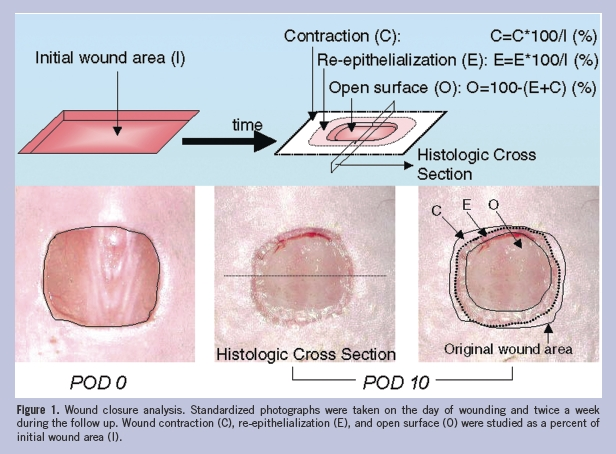
#> input picture api/area_measurement/imgs/mouse3.jpg, 616 x 454 px
$ python recog.py --image area_measurement/imgs/mouse3.jpg --width 1.0
#> lines starting #> are read from the running program, lines starting #| are printed output that depends on the picture; after the words box and inside, x2 and y2 are one past the last pixel; in counts of white or black regions, pixels touching at a corner belong together
#> further down, image is the input picture: shape (454, 616, 3); mean B, G, R 212.8, 203.4, 206.6
### api/helper.py
import argparse
import numpy as np
import cv2

from constants import AREA_LOWER_LIMIT


def parse_arguments():
    ap = argparse.ArgumentParser()
    ap.add_argument("-i", "--image", required=True,
                    help="path to the input image")
    ap.add_argument("-w", "--width", type=float, required=True,
                    help="width of the left-most object in the image (in inches)")
    return vars(ap.parse_args())


def find_sq_ratio(image, real_width):
#> called with real_width = 1
    img_width = image.shape[:2][1]
#> img_width = 616
    return np.square(img_width/real_width)


def display_image(image):
    height, width = image.shape[:2]
    cv2.namedWindow('Image', cv2.WINDOW_NORMAL)
    cv2.resizeWindow('jpg', width, height)
    cv2.imshow("Image", image)
    cv2.waitKey(0)


# [10 lines left out: function display_overlay, not called in this run]


def draw_contours(image_background, contours, sq_ratio):
    for cont in contours:
        cont_area = cv2.contourArea(cont)/sq_ratio

        # if the contour is not sufficiently large, ignore it
        if cont_area < AREA_LOWER_LIMIT:
            continue

        cv2.drawContours(image_background, cont, -1, (0, 255, 0), 2)

### api/area_optimization.py
import cv2
import numpy as np

import imutils
from imutils import perspective
from imutils import contours

# Function imports
from img_processing_methods import apply_mask, sharpen, blur, measure_area
from helper import find_sq_ratio, display_image, draw_contours, display_overlay

# Constants import
from constants import DEF_LOWER_RANGE, DEF_UPPER_RANGE, AREA_UPPER_LIMIT


# [5 lines left out: function default_measurement, not called in this run]


def measurement(image, sq_ratio, lower_range, upper_range):
    overlay_img = image.copy()
    _image = image.copy()
    _image = apply_mask(lower_range, upper_range, _image)
    gray = cv2.cvtColor(_image, cv2.COLOR_BGR2GRAY)
    edged = cv2.Canny(gray, 50, 100)
    edged = cv2.dilate(edged, None, iterations=3)
    edged = cv2.erode(edged, None, iterations=3)
    cnts = cv2.findContours(edged.copy(), cv2.RETR_EXTERNAL,
                            cv2.CHAIN_APPROX_SIMPLE)
    cnts = imutils.grab_contours(cnts)
    areas = measure_area(cnts, sq_ratio)
    display_image(edged)

    draw_contours(overlay_img, cnts, sq_ratio)
    return {"drawn_image": overlay_img,
            "areas": areas,
            "lower_range": lower_range,
            "upper_range": upper_range,
            "original_image": image,
            "sq_ratio": sq_ratio,
            "error": False}


def optimized_masking_measurement(image, real_width):
    cur_lower_range = DEF_LOWER_RANGE
    cur_upper_range = DEF_UPPER_RANGE
    sq_ratio = find_sq_ratio(image, real_width)
#> sq_ratio = 379456
    for i in range(10):
        data = measurement(image, sq_ratio, cur_lower_range, cur_upper_range)
        areas = data["areas"]
        if areas == []:
            cur_lower_range[0][1] *= 0.9
            cur_lower_range[1][1] *= 0.9
            print("increasing num")
        elif areas[len(areas)-1] > AREA_UPPER_LIMIT:
            cur_lower_range[0][1] *= 1.1
            cur_lower_range[1][1] *= 1.1
            print("decreasing num")
        else:
            break
#> this loop made 10 passes
#> pass 1, in apply_mask, `lower_mask = cv2.inRange(hsv, lower_range[0], upper_range[0])`:
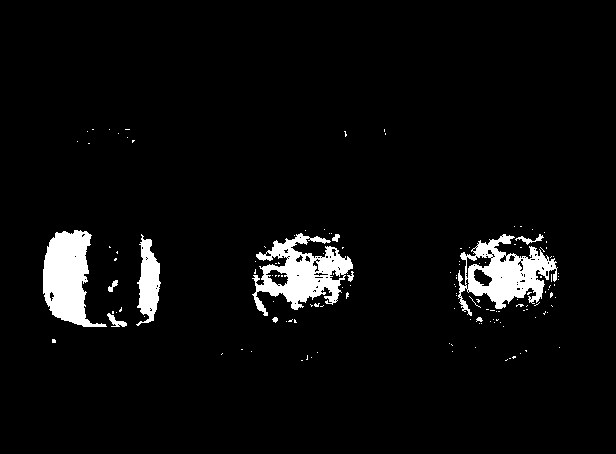
#> lower_mask: shape (454, 616); 4.7% white; 137 white regions (126 under 20 px), largest, box (x1, y1, x2, y2) and area: (252, 233, 353, 316) 3836, (458, 234, 558, 316) 3672, (43, 230, 107, 327) 3612
#> pass 1, in apply_mask, `upper_mask = cv2.inRange(hsv, lower_range[1], upper_range[1])`:
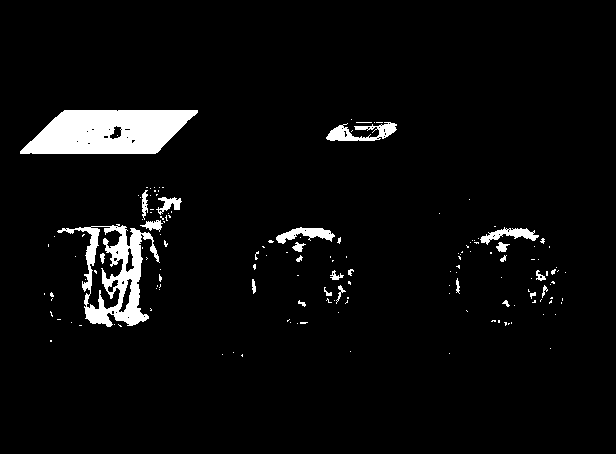
#> upper_mask: shape (454, 616); 4.6% white; 155 white regions (131 under 20 px), largest, box (x1, y1, x2, y2) and area: (20, 110, 198, 154) 5915, (57, 224, 160, 327) 3568, (326, 122, 397, 141) 693
#> pass 1, in apply_mask, `mask = cv2.bitwise_or(lower_mask, upper_mask)`:
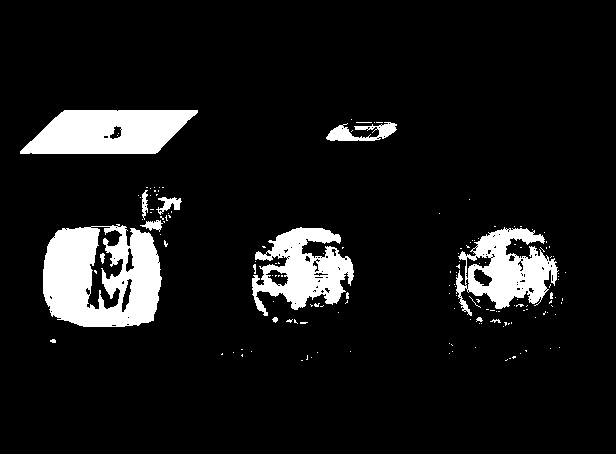
#> mask: shape (454, 616); 9.3% white; 155 white regions (142 under 20 px), largest, box (x1, y1, x2, y2) and area: (43, 224, 162, 327) 8785, (20, 110, 198, 154) 5934, (252, 227, 354, 316) 4827
#> after the loop, cur_lower_range = [[0, 15, 50], [150, 15, 50]]

    print("test")
    print(data)
#> (printed output is left out)
    if data is not {}:
        return {"drawn_image": data["drawn_image"],
                "areas": areas,
                "lower_range": cur_lower_range,
                "upper_range": cur_upper_range,
                "original_image": image,
                "sq_ratio": sq_ratio,
                "error": False}
    else:
        return {"error": True}


# [14 lines left out: function manual_area_adjustment, not called in this run]

### api/img_processing_methods.py
import cv2
import numpy as np
from scipy.spatial import distance as dist

from constants import AREA_LOWER_LIMIT


def midpoint(ptA, ptB):
    return ((ptA[0] + ptB[0]) * 0.5, (ptA[1] + ptB[1]) * 0.5)


def apply_mask(lower_range, upper_range, image):
    # Convert image to hsv file
    hsv = cv2.cvtColor(image, cv2.COLOR_BGR2HSV)

    lower_mask = cv2.inRange(hsv, lower_range[0], upper_range[0])
    upper_mask = cv2.inRange(hsv, lower_range[1], upper_range[1])
    mask = cv2.bitwise_or(lower_mask, upper_mask)
    image = cv2.bitwise_and(image, image, mask=mask)
    image[mask > 0] = (255, 255, 255)

    return image


def sharpen(image):
    kernel = np.array([[-1, -1, -1], [-1, 9, -1], [-1, -1, -1]])
    return cv2.filter2D(image, -1, kernel)


def blur(image):
    return cv2.GaussianBlur(image, (3, 3), 0)


def measure_area(contours, sq_ratio):
    areas = []
    for cont in contours:
        cont_area = cv2.contourArea(cont)/sq_ratio
        # if the contour is not sufficiently large, ignore it
        if cont_area < AREA_LOWER_LIMIT:
            continue

        areas.append(cont_area)
    areas.sort()
    return areas

### api/recog.py
# Imports
from imutils import perspective
from imutils import contours
import numpy as np
import imutils
import cv2
import math

# Function imports
from area_optimization import default_measurement, optimized_masking_measurement
from img_processing_methods import apply_mask, sharpen, blur
from helper import parse_arguments, display_image
# Basic definitions

#
# SETUP
#

args = parse_arguments()
image = cv2.imread(args["image"])
real_width = args["width"]
orig = image.copy()

data = optimized_masking_measurement(image, real_width)
#> data = 7 items
# print(data["areas"])
display_image(data["drawn_image"])
